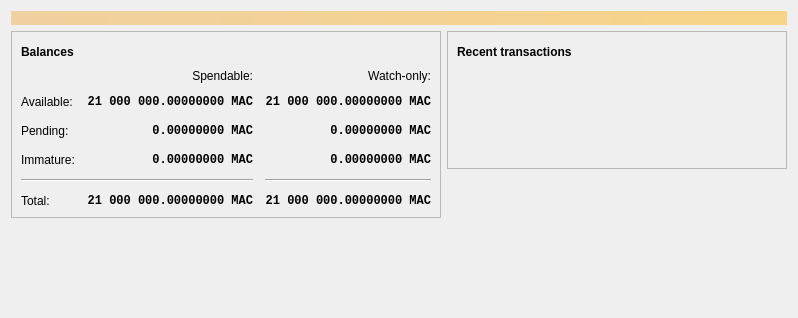
<?xml version="1.0" encoding="UTF-8"?>
<ui version="4.0">
 <class>OverviewPage</class>
 <widget class="QWidget" name="OverviewPage">
  <property name="geometry">
   <rect>
    <x>0</x>
    <y>0</y>
    <width>798</width>
    <height>318</height>
   </rect>
  </property>
  <property name="windowTitle">
   <string>Form</string>
  </property>
  <layout class="QVBoxLayout" name="topLayout">
   <item>
    <widget class="QLabel" name="labelAlerts">
     <property name="visible">
      <bool>false</bool>
     </property>
     <property name="styleSheet">
      <string notr="true">QLabel { background-color: qlineargradient(x1: 0, y1: 0, x2: 1, y2: 0, stop:0 #F0D0A0, stop:1 #F8D488); color:#000000; }</string>
     </property>
     <property name="wordWrap">
      <bool>true</bool>
     </property>
     <property name="margin">
      <number>3</number>
     </property>
     <property name="textInteractionFlags">
      <set>Qt::TextSelectableByMouse</set>
     </property>
    </widget>
   </item>
   <item>
    <layout class="QHBoxLayout" name="horizontalLayout" stretch="1,1">
     <item>
      <layout class="QVBoxLayout" name="verticalLayout_2">
       <item>
        <widget class="QFrame" name="frame">
         <property name="frameShape">
          <enum>QFrame::StyledPanel</enum>
         </property>
         <property name="frameShadow">
          <enum>QFrame::Raised</enum>
         </property>
         <layout class="QVBoxLayout" name="verticalLayout_4">
          <item>
           <layout class="QHBoxLayout" name="horizontalLayout_4">
            <item>
             <widget class="QLabel" name="label_5">
              <property name="font">
               <font>
                <weight>75</weight>
                <bold>true</bold>
               </font>
              </property>
              <property name="text">
               <string>Balances</string>
              </property>
             </widget>
            </item>
            <item>
             <widget class="QPushButton" name="labelWalletStatus">
              <property name="enabled">
               <bool>true</bool>
              </property>
              <property name="maximumSize">
               <size>
                <width>30</width>
                <height>16777215</height>
               </size>
              </property>
              <property name="toolTip">
               <string>The displayed information may be out of date. Your wallet automatically synchronizes with the Mantle network after a connection is established, but this process has not completed yet.</string>
              </property>
              <property name="text">
               <string/>
              </property>
              <property name="icon">
               <iconset resource="../mantle.qrc">
                <normaloff>:/icons/warning</normaloff>
                <disabledoff>:/icons/warning</disabledoff>:/icons/warning</iconset>
              </property>
              <property name="iconSize">
               <size>
                <width>24</width>
                <height>24</height>
               </size>
              </property>
              <property name="flat">
               <bool>true</bool>
              </property>
             </widget>
            </item>
            <item>
             <spacer name="horizontalSpacer_3">
              <property name="orientation">
               <enum>Qt::Horizontal</enum>
              </property>
              <property name="sizeHint" stdset="0">
               <size>
                <width>40</width>
                <height>20</height>
               </size>
              </property>
             </spacer>
            </item>
           </layout>
          </item>
          <item>
           <layout class="QGridLayout" name="gridLayout">
            <property name="spacing">
             <number>12</number>
            </property>
            <item row="2" column="2">
             <widget class="QLabel" name="labelWatchPending">
              <property name="font">
               <font>
                <family>Monospace</family>
                <weight>75</weight>
                <bold>true</bold>
               </font>
              </property>
              <property name="cursor">
               <cursorShape>IBeamCursor</cursorShape>
              </property>
              <property name="toolTip">
               <string>Unconfirmed transactions to watch-only addresses</string>
              </property>
              <property name="text">
               <string notr="true">0.00000000 MAC</string>
              </property>
              <property name="alignment">
               <set>Qt::AlignRight|Qt::AlignTrailing|Qt::AlignVCenter</set>
              </property>
              <property name="textInteractionFlags">
               <set>Qt::LinksAccessibleByMouse|Qt::TextSelectableByKeyboard|Qt::TextSelectableByMouse</set>
              </property>
             </widget>
            </item>
            <item row="2" column="1">
             <widget class="QLabel" name="labelUnconfirmed">
              <property name="font">
               <font>
                <family>Monospace</family>
                <weight>75</weight>
                <bold>true</bold>
               </font>
              </property>
              <property name="cursor">
               <cursorShape>IBeamCursor</cursorShape>
              </property>
              <property name="toolTip">
               <string>Total of transactions that have yet to be confirmed, and do not yet count toward the spendable balance</string>
              </property>
              <property name="text">
               <string notr="true">0.00000000 MAC</string>
              </property>
              <property name="alignment">
               <set>Qt::AlignRight|Qt::AlignTrailing|Qt::AlignVCenter</set>
              </property>
              <property name="textInteractionFlags">
               <set>Qt::LinksAccessibleByMouse|Qt::TextSelectableByKeyboard|Qt::TextSelectableByMouse</set>
              </property>
             </widget>
            </item>
            <item row="3" column="2">
             <widget class="QLabel" name="labelWatchImmature">
              <property name="font">
               <font>
                <family>Monospace</family>
                <weight>75</weight>
                <bold>true</bold>
               </font>
              </property>
              <property name="cursor">
               <cursorShape>IBeamCursor</cursorShape>
              </property>
              <property name="toolTip">
               <string>Mined balance in watch-only addresses that has not yet matured</string>
              </property>
              <property name="text">
               <string notr="true">0.00000000 MAC</string>
              </property>
              <property name="alignment">
               <set>Qt::AlignRight|Qt::AlignTrailing|Qt::AlignVCenter</set>
              </property>
              <property name="textInteractionFlags">
               <set>Qt::LinksAccessibleByMouse|Qt::TextSelectableByKeyboard|Qt::TextSelectableByMouse</set>
              </property>
             </widget>
            </item>
            <item row="4" column="0" colspan="2">
             <widget class="Line" name="line">
              <property name="orientation">
               <enum>Qt::Horizontal</enum>
              </property>
             </widget>
            </item>
            <item row="4" column="2">
             <widget class="Line" name="lineWatchBalance">
              <property name="sizePolicy">
               <sizepolicy hsizetype="Preferred" vsizetype="Fixed">
                <horstretch>0</horstretch>
                <verstretch>0</verstretch>
               </sizepolicy>
              </property>
              <property name="minimumSize">
               <size>
                <width>140</width>
                <height>0</height>
               </size>
              </property>
              <property name="orientation">
               <enum>Qt::Horizontal</enum>
              </property>
             </widget>
            </item>
            <item row="5" column="0">
             <widget class="QLabel" name="labelTotalText">
              <property name="text">
               <string>Total:</string>
              </property>
             </widget>
            </item>
            <item row="3" column="1">
             <widget class="QLabel" name="labelImmature">
              <property name="font">
               <font>
                <family>Monospace</family>
                <weight>75</weight>
                <bold>true</bold>
               </font>
              </property>
              <property name="cursor">
               <cursorShape>IBeamCursor</cursorShape>
              </property>
              <property name="toolTip">
               <string>Mined balance that has not yet matured</string>
              </property>
              <property name="text">
               <string notr="true">0.00000000 MAC</string>
              </property>
              <property name="alignment">
               <set>Qt::AlignRight|Qt::AlignTrailing|Qt::AlignVCenter</set>
              </property>
              <property name="textInteractionFlags">
               <set>Qt::LinksAccessibleByMouse|Qt::TextSelectableByKeyboard|Qt::TextSelectableByMouse</set>
              </property>
             </widget>
            </item>
            <item row="2" column="3">
             <spacer name="horizontalSpacer_2">
              <property name="orientation">
               <enum>Qt::Horizontal</enum>
              </property>
              <property name="sizeHint" stdset="0">
               <size>
                <width>40</width>
                <height>20</height>
               </size>
              </property>
             </spacer>
            </item>
            <item row="3" column="0">
             <widget class="QLabel" name="labelImmatureText">
              <property name="text">
               <string>Immature:</string>
              </property>
             </widget>
            </item>
            <item row="5" column="1">
             <widget class="QLabel" name="labelTotal">
              <property name="font">
               <font>
                <family>Monospace</family>
                <weight>75</weight>
                <bold>true</bold>
               </font>
              </property>
              <property name="cursor">
               <cursorShape>IBeamCursor</cursorShape>
              </property>
              <property name="toolTip">
               <string>Your current total balance</string>
              </property>
              <property name="text">
               <string notr="true">21 000 000.00000000 MAC</string>
              </property>
              <property name="alignment">
               <set>Qt::AlignRight|Qt::AlignTrailing|Qt::AlignVCenter</set>
              </property>
              <property name="textInteractionFlags">
               <set>Qt::LinksAccessibleByMouse|Qt::TextSelectableByKeyboard|Qt::TextSelectableByMouse</set>
              </property>
             </widget>
            </item>
            <item row="5" column="2">
             <widget class="QLabel" name="labelWatchTotal">
              <property name="font">
               <font>
                <family>Monospace</family>
                <weight>75</weight>
                <bold>true</bold>
               </font>
              </property>
              <property name="cursor">
               <cursorShape>IBeamCursor</cursorShape>
              </property>
              <property name="toolTip">
               <string>Current total balance in watch-only addresses</string>
              </property>
              <property name="text">
               <string notr="true">21 000 000.00000000 MAC</string>
              </property>
              <property name="alignment">
               <set>Qt::AlignRight|Qt::AlignTrailing|Qt::AlignVCenter</set>
              </property>
              <property name="textInteractionFlags">
               <set>Qt::LinksAccessibleByMouse|Qt::TextSelectableByKeyboard|Qt::TextSelectableByMouse</set>
              </property>
             </widget>
            </item>
            <item row="0" column="2">
             <widget class="QLabel" name="labelWatchonly">
              <property name="text">
               <string>Watch-only:</string>
              </property>
              <property name="alignment">
               <set>Qt::AlignRight|Qt::AlignTrailing|Qt::AlignVCenter</set>
              </property>
             </widget>
            </item>
            <item row="1" column="0">
             <widget class="QLabel" name="labelBalanceText">
              <property name="text">
               <string>Available:</string>
              </property>
             </widget>
            </item>
            <item row="1" column="1">
             <widget class="QLabel" name="labelBalance">
              <property name="font">
               <font>
                <family>Monospace</family>
                <weight>75</weight>
                <bold>true</bold>
               </font>
              </property>
              <property name="cursor">
               <cursorShape>IBeamCursor</cursorShape>
              </property>
              <property name="toolTip">
               <string>Your current spendable balance</string>
              </property>
              <property name="text">
               <string notr="true">21 000 000.00000000 MAC</string>
              </property>
              <property name="alignment">
               <set>Qt::AlignRight|Qt::AlignTrailing|Qt::AlignVCenter</set>
              </property>
              <property name="textInteractionFlags">
               <set>Qt::LinksAccessibleByMouse|Qt::TextSelectableByKeyboard|Qt::TextSelectableByMouse</set>
              </property>
             </widget>
            </item>
            <item row="1" column="2">
             <widget class="QLabel" name="labelWatchAvailable">
              <property name="font">
               <font>
                <family>Monospace</family>
                <weight>75</weight>
                <bold>true</bold>
               </font>
              </property>
              <property name="cursor">
               <cursorShape>IBeamCursor</cursorShape>
              </property>
              <property name="toolTip">
               <string>Your current balance in watch-only addresses</string>
              </property>
              <property name="text">
               <string notr="true">21 000 000.00000000 MAC</string>
              </property>
              <property name="alignment">
               <set>Qt::AlignRight|Qt::AlignTrailing|Qt::AlignVCenter</set>
              </property>
              <property name="textInteractionFlags">
               <set>Qt::LinksAccessibleByMouse|Qt::TextSelectableByKeyboard|Qt::TextSelectableByMouse</set>
              </property>
             </widget>
            </item>
            <item row="2" column="0">
             <widget class="QLabel" name="labelPendingText">
              <property name="text">
               <string>Pending:</string>
              </property>
             </widget>
            </item>
            <item row="0" column="1">
             <widget class="QLabel" name="labelSpendable">
              <property name="text">
               <string>Spendable:</string>
              </property>
              <property name="alignment">
               <set>Qt::AlignRight|Qt::AlignTrailing|Qt::AlignVCenter</set>
              </property>
             </widget>
            </item>
           </layout>
          </item>
         </layout>
        </widget>
       </item>
       <item>
        <spacer name="verticalSpacer">
         <property name="orientation">
          <enum>Qt::Vertical</enum>
         </property>
         <property name="sizeHint" stdset="0">
          <size>
           <width>20</width>
           <height>40</height>
          </size>
         </property>
        </spacer>
       </item>
      </layout>
     </item>
     <item>
      <layout class="QVBoxLayout" name="verticalLayout_3">
       <item>
        <widget class="QFrame" name="frame_2">
         <property name="frameShape">
          <enum>QFrame::StyledPanel</enum>
         </property>
         <property name="frameShadow">
          <enum>QFrame::Raised</enum>
         </property>
         <layout class="QVBoxLayout" name="verticalLayout">
          <item>
           <layout class="QHBoxLayout" name="horizontalLayout_2">
            <item>
             <widget class="QLabel" name="label_4">
              <property name="font">
               <font>
                <weight>75</weight>
                <bold>true</bold>
               </font>
              </property>
              <property name="text">
               <string>Recent transactions</string>
              </property>
             </widget>
            </item>
            <item>
             <widget class="QPushButton" name="labelTransactionsStatus">
              <property name="enabled">
               <bool>true</bool>
              </property>
              <property name="maximumSize">
               <size>
                <width>30</width>
                <height>16777215</height>
               </size>
              </property>
              <property name="toolTip">
               <string>The displayed information may be out of date. Your wallet automatically synchronizes with the Mantle network after a connection is established, but this process has not completed yet.</string>
              </property>
              <property name="text">
               <string/>
              </property>
              <property name="icon">
               <iconset resource="../mantle.qrc">
                <normaloff>:/icons/warning</normaloff>
                <disabledoff>:/icons/warning</disabledoff>:/icons/warning</iconset>
              </property>
              <property name="iconSize">
               <size>
                <width>24</width>
                <height>24</height>
               </size>
              </property>
              <property name="flat">
               <bool>true</bool>
              </property>
             </widget>
            </item>
            <item>
             <spacer name="horizontalSpacer">
              <property name="orientation">
               <enum>Qt::Horizontal</enum>
              </property>
              <property name="sizeHint" stdset="0">
               <size>
                <width>40</width>
                <height>20</height>
               </size>
              </property>
             </spacer>
            </item>
           </layout>
          </item>
          <item>
           <widget class="TransactionOverviewWidget" name="listTransactions">
            <property name="styleSheet">
             <string notr="true">QListView { background: transparent; }</string>
            </property>
            <property name="frameShape">
             <enum>QFrame::NoFrame</enum>
            </property>
            <property name="verticalScrollBarPolicy">
             <enum>Qt::ScrollBarAlwaysOff</enum>
            </property>
            <property name="horizontalScrollBarPolicy">
             <enum>Qt::ScrollBarAlwaysOff</enum>
            </property>
            <property name="sizeAdjustPolicy">
             <enum>QAbstractScrollArea::AdjustToContents</enum>
            </property>
            <property name="selectionMode">
             <enum>QAbstractItemView::NoSelection</enum>
            </property>
            <property name="uniformItemSizes">
             <bool>true</bool>
            </property>
           </widget>
          </item>
         </layout>
        </widget>
       </item>
       <item>
        <spacer name="verticalSpacer_2">
         <property name="orientation">
          <enum>Qt::Vertical</enum>
         </property>
         <property name="sizeHint" stdset="0">
          <size>
           <width>20</width>
           <height>40</height>
          </size>
         </property>
        </spacer>
       </item>
      </layout>
     </item>
    </layout>
   </item>
  </layout>
 </widget>
 <customwidgets>
  <customwidget>
   <class>TransactionOverviewWidget</class>
   <extends>QListView</extends>
   <header>qt/transactionoverviewwidget.h</header>
  </customwidget>
 </customwidgets>
 <resources/>
 <connections/>
</ui>
